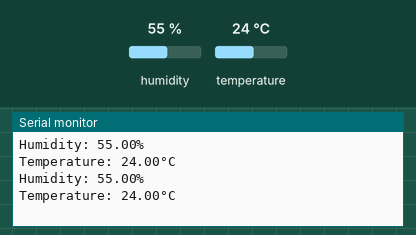
Recording of a sketch running on a simulated Arduino Uno, built with avr-gcc and run on an emulated ATmega328P. Shown: the last lines printed to the serial monitor. Inputs (shaded band) come from the test bench; at power-on: humidity 55 %, temperature 24 °C.

Above: at 2.2 s.
2.3 s: humidity set to 22 %
At 3.6 s:
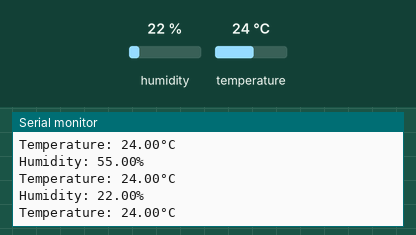
5.0 s: temperature set to 12 °C
At 6.8 s:
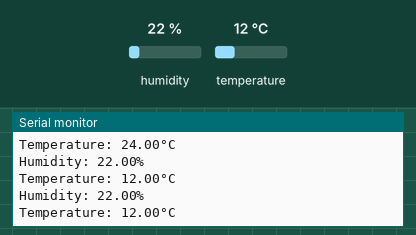
7.7 s: humidity set to 40 %
At 10.6 s:
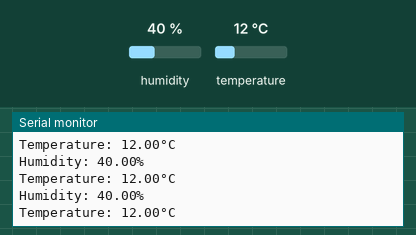
Timing chart, 0 to 12.1 s (numbered marks = the images above; inputs shaded):
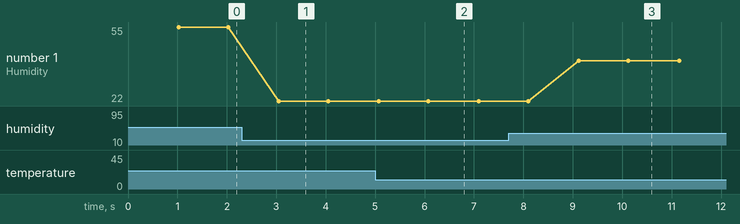

The sketch:

Task-1.1.7.ino
```cpp
/*
Author: Sanjana Vani V
Date: 05-02-2026
Board: Arduino Uno R3
Description: Tests reading of DHT11
*/


#include <DHT.h>
#define DHTTYPE DHT11

const int DHT_pin = 3;

DHT dht(DHT_pin, DHTTYPE);

void setup() {
  Serial.begin(9600);
  dht.begin();
  delay(1000);
}

void loop() {
  float Humidity = dht.readHumidity();
  float Temperature = dht.readTemperature();

  if(isnan(Humidity) || isnan(Temperature))
  {
    Serial.println(F("Reading Failed"));
  }
  else
  {
    Serial.print("Humidity: ");
    Serial.print(Humidity);
    Serial.println("%");
    Serial.print("Temperature: ");
    Serial.print(Temperature);
    Serial.println("°C");
  }
  delay(1000);
}

/*
DH11 Connections:
VCC - 5V
GND - Ground
O/P - Digital Pin 3
*/
```

Measured:
- after the input at 2.3 s, the serial monitor: prints a new line after 0.75 s (image 1)
- after the input at 5.0 s, the serial monitor: prints a new line after 0.09 s (image 2)
- after the input at 7.7 s, the serial monitor: prints a new line after 1.4 s (image 3)
- plotted number 1: 55 → 22 after the input at 2.3 s, 22 → 40 after the input at 7.7 s
